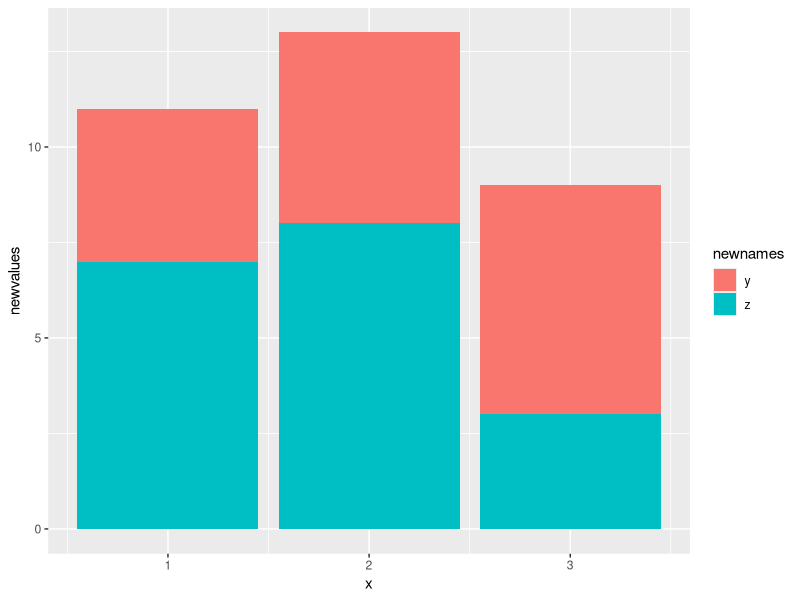
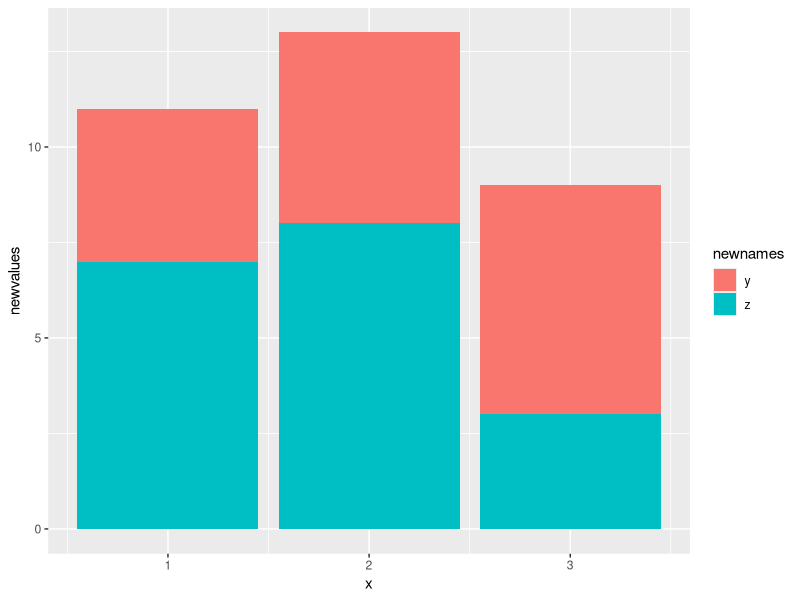
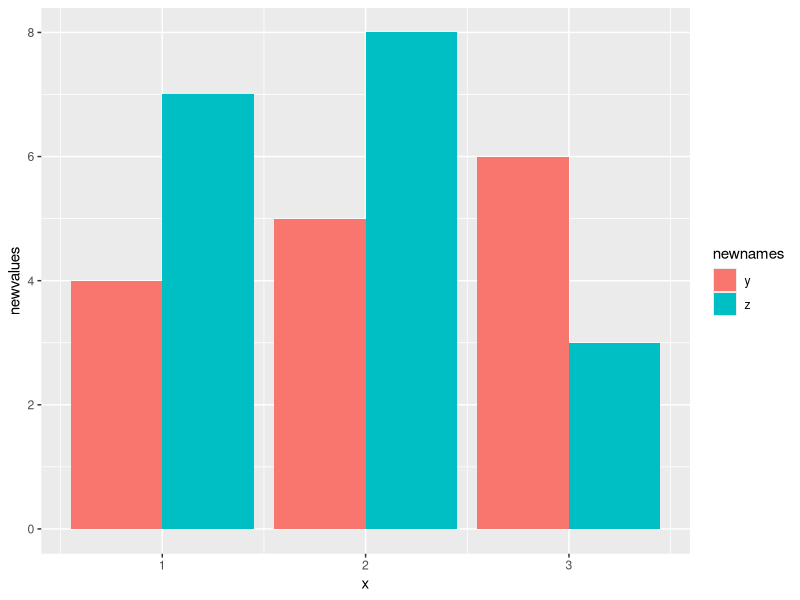
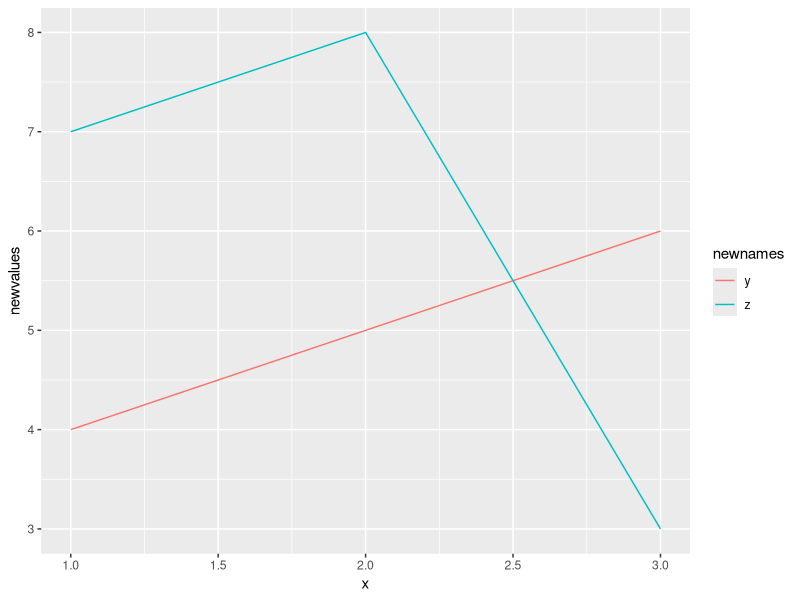

Here is the R script that generated these plots, in order:
## ---- chunk 1
#| echo: true
#| code-fold: true
#| code-summary: "Show the code"

library(ggplot2) # beautiful graphs

library(tidyr) # tidy data

## ---- chunk 2
#| echo: true
#| code-fold: true
#| code-summary: "Show the code"

x <- c(1, 2, 3) # independent variable

y <- c(4, 5, 6) # first outcome

z <- c(7, 8, 3) # second outcome

mydata <- tibble(x, y, z)

mydata # replay mydata

## ---- chunk 3
#| echo: true
#| code-fold: true
#| code-summary: "Show the code"

myReshapedData <- mydata %>% 
  pivot_longer(c(y, z), # values to pivot or reshape
               names_to = "newnames", # names will be
               values_to = "newvalues") # values will be

myReshapedData # replay myReshapedData

## ---- chunk 4
#| echo: true
#| code-fold: true
#| code-summary: "Show the code"

ggplot(myReshapedData, # data I am using
       aes(x = x, # x is newnames
           y = newvalues, # y is newvalues
           fill = newnames)) + # fill is newnames
  geom_bar(stat = "identity") # y is actual bar height

## ---- chunk 5
#| echo: true
#| code-fold: true
#| code-summary: "Show the code"

ggplot(myReshapedData, # data I am using
       aes(x = x, # x is newnames
           y = newvalues, # y is newvalues
           fill = newnames)) + # fill is newnames
  geom_col() # y is actual bar height

## ---- chunk 6
#| echo: true
#| code-fold: true
#| code-summary: "Show the code"

ggplot(myReshapedData, # data I am using
       aes(x = x, # x is newnames
           y = newvalues, # y is newvalues
           fill = newnames)) + # fill is newnames
  geom_bar(stat = "identity", # y is actual bar height
           position = position_dodge()) # unstack bars

## ---- chunk 7
#| echo: true
#| code-fold: true
#| code-summary: "Show the code"

ggplot(myReshapedData, # data I am using
       aes(x = x, # x is x
           y = newvalues, # y is value
           color = newnames, # color is key
           group = newnames)) + # line needs a group aesthetic
  geom_line()

